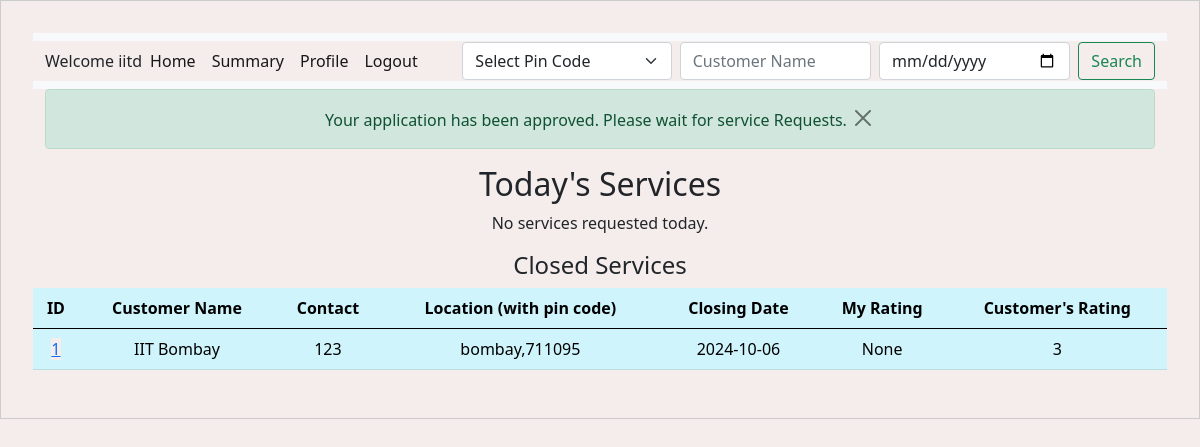
The app's page /professional_dashboard (signed in), older data.
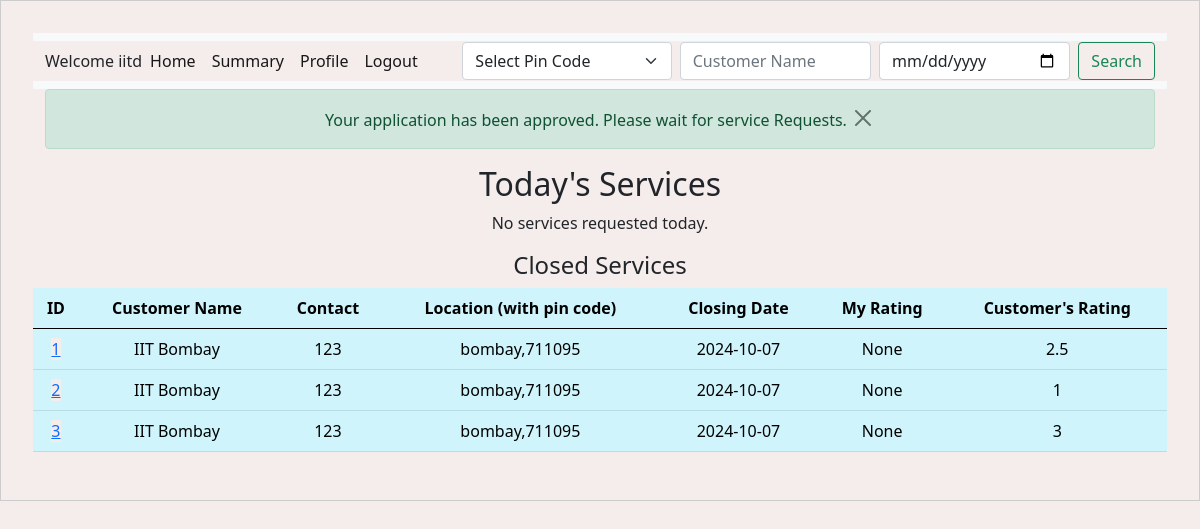
The same page, newer data.
### backend/models.py (models this page shows)
class Service_Professional(db.Model):
    __tablename__ = "service_professional"
    id = db.Column(db.Integer, primary_key=True, autoincrement=True)
    username = db.Column(db.String, unique=True, nullable=False)
    password = db.Column(db.String, nullable=False)
    name = db.Column(db.String, nullable=False)
    service_type = db.Column(
        db.String, nullable=False
    )  # nullable true done for some reason
    experience = db.Column(db.Integer, nullable=False)
    phone_no = db.Column(db.Integer, nullable=False)
    email = db.Column(db.String, unique=True, nullable=False)
    address = db.Column(db.String, nullable=False)
    pin_code = db.Column(db.String, nullable=False)
    verified_status = db.Column(db.String, nullable=True)
    average_rating = db.Column(db.Float, nullable=True)  # New column for average rating
    document = db.Column(db.String, nullable=True)  # Column to store document path
    block_status = db.Column(db.Boolean, default=False)  # Block/unblock status
    custom_services = db.relationship(
        "ProfessionalService",
        back_populates="professional",
        lazy=True,
        cascade="all, delete-orphan",
    )

class Service_Request(db.Model):
    __tablename__ = "service_request"
    id = db.Column(db.Integer, primary_key=True, autoincrement=True)
    service_id = db.Column(db.Integer, db.ForeignKey("service.id"), nullable=False)
    customer_id = db.Column(db.Integer, db.ForeignKey("customer.id"), nullable=False)
    professional_id = db.Column(
        db.Integer, db.ForeignKey("service_professional.id"), nullable=False
    )
    date_of_request = db.Column(db.DateTime, nullable=False, default=datetime.utcnow)
    date_of_completion = db.Column(db.DateTime)
    service_status = db.Column(
        db.String, nullable=False
    )  # e.g., 'requested', 'assigned', 'closed'
    remarks = db.Column(db.String, nullable=True)  # ratings given by customer
    rating = db.Column(db.Integer, nullable=True)  # Added this line for the rating
    customer_rating = db.Column(
        db.Integer, nullable=True
    )  # Rating given by professional
    customer_remarks = db.Column(
        db.String, nullable=True
    )  # Remarks from the professional
    requested_date = db.Column(db.Date)
    requested_time = db.Column(db.Time)
    service = db.relationship(
        "Service",
        backref=db.backref(
            "service_requests",
            lazy=True,
        ),
    )
    customer = db.relationship(
        "Customer", backref=db.backref("service_requests", lazy=True)
    )
    professional = db.relationship(
        "Service_Professional",
        backref=db.backref("service_requests", lazy=True, cascade="all, delete-orphan"),
    )

class Customer(db.Model):
    __tablename__ = "customer"
    id = db.Column(db.Integer, primary_key=True, autoincrement=True)
    username = db.Column(db.String, unique=True, nullable=False)
    password = db.Column(db.String, nullable=False)
    name = db.Column(db.String, nullable=False)
    email = db.Column(db.String, unique=True, nullable=False)
    address = db.Column(db.String, nullable=False)
    pin_code = db.Column(db.String, nullable=False)
    phone_no = db.Column(db.Integer, nullable=False)
    role = db.Column(
        db.Integer, nullable=False, default=1
    )  # 0 for admin, 1 for customer
    average_rating = db.Column(db.Float, nullable=True)  # New column for average rating
    is_blocked = db.Column(
        db.Boolean, default=False
    )  # New column to track block status

### backend/controller.py (the view)
@app.route("/professional_dashboard")
def professional_dashboard():
    if "professional_id" in session:  # Check if professional is logged in
        professional_id = session["professional_id"]
        professional = Service_Professional.query.get(professional_id)
        message = None
        if professional:
            if professional.verified_status is None:
                message = "Your admin verification is under process."
            elif professional.verified_status == "approved":
                service_requests = Service_Request.query.filter_by(
                    professional_id=professional_id
                ).all()
                if not any(
                    req.service_status in ["requested", "ongoing"]
                    for req in service_requests
                ):
                    flash(
                        "Your application has been approved. Please wait for service Requests.",
                        "success",
                    )
            elif professional.verified_status == "rejected":
                message = "Your application has been rejected. Please change your profile info."
            elif professional.block_status:
                message = "You have been blocked by admin and cannot book any services."
        service_requests = (
            Service_Request.query.options(
                joinedload(
                    Service_Request.professional
                )  # Eager load the professional relationship
            )
            .filter_by(professional_id=professional_id)
            .all()
        )
        pin_codes = (
            db.session.query(Customer.pin_code)
            .join(Service_Request)
            .filter(Service_Request.professional_id == professional_id)
            .distinct()
            .all()
        )
        pin_codes = [pin[0] for pin in pin_codes]  # Extracting pin codes from tuples
        today_services = [
            req
            for req in service_requests
            if req.service_status in ["requested", "ongoing"]
        ]
        closed_services = [
            req for req in service_requests if req.service_status == "closed"
        ]
        return render_template(
            "professional_dashboard.html",
            today_services=today_services,
            closed_services=closed_services,
            message=message,  # This will always have a value
            pin_codes=pin_codes,
            professional=session["username"],
        )
    return redirect(url_for("user_login"))  # Redirect if not logged in

### templates/professional_dashboard.html (shortened to what this page needs)
<!DOCTYPE html>
<html lang="en">
<head>
    <link rel="stylesheet" href="/static/style.css" />
    <link href="https://cdn.jsdelivr.net/npm/bootstrap@5.0.2/dist/css/bootstrap.min.css" rel="stylesheet" />
</head>
<body>
    <div id="container">
        <div id="panel">
            <nav class="navbar navbar-expand-lg navbar-light bg-light">
                <div class="container-fluid">
                    <label>Welcome {{ professional }}</label>
                    <div class="collapse navbar-collapse" id="navbarSupportedContent">
                        <ul class="navbar-nav me-auto mb-2 mb-lg-0">
                            <li class="nav-item">
                                <a class="nav-link active" aria-current="page"
                                    href="{{ url_for('professional_dashboard') }}">Home</a>
                            </li>
                            <li class="nav-item">
                                <a class="nav-link active" aria-current="page"
                                    href="{{ url_for('professional_summary') }}">Summary</a>
                            </li>
                            <li class="nav-item">
                                <a class="nav-link active" aria-current="page"
                                    href="{{ url_for('professional_profile') }}">Profile</a>
                            </li>
                            <li class="nav-item">
                                <a class="nav-link active" aria-current="page" href="{{ url_for('logout') }}">Logout</a>
                            </li>
                        </ul>
                        <form class="d-flex" action="{{ url_for('search_customers') }}" method="GET">
                            <select class="form-select me-2" name="pin_code" id="pin_code">
                                <option value="" disabled selected>Select Pin Code</option>
                            </select>
                            <input type="text" class="form-control me-2" placeholder="Customer Name"
                                name="customer_name" />
                            <input type="date" class="form-control me-2" name="date" />
                            <button class="btn btn-outline-success" type="submit">Search</button>
                        </form>
                    </div>
                </div>
            </nav>
            {% with messages = get_flashed_messages(with_categories=true) %}
            {% if messages %}
            <div class="container">
                {% for category, message in messages %}
                <div class="alert alert-{{ category }}">{{ message }}
                    <button type="button" class="btn-close" data-bs-dismiss="alert" aria-label="Close"></button>
                </div>
                {% endfor %}
            </div>
            {% endif %}
            {% endwith %}
            <h2>Today's Services</h2>
            {% if today_services %}
            <table class="table table-info table-hover">
                <thead>
                    <tr>
                        <th>ID</th>
                        <th>Customer Name</th>
                        <th>Contact Phone</th>
                        <th>Location (with pin code)</th>
                        <th>Action</th>
                    </tr>
                </thead>
                <tbody>
                    {% for request in today_services %}
                    <tr>
                        <td><a href="{{ url_for('service_request_customer', request_id=request.id) }}">
                                {{ request.id }}
                            </a></td>
                        <td>{{ request.customer.name }}</td>
                        <td>{{ request.customer.phone_no }}</td>
                        <td>{{ request.customer.address ~ ', ' ~ request.customer.pin_code }}</td>
                        <td>
                            {% if request.service_status == 'ongoing' %}
                            <button class="btn btn-warning btn-sm" data-bs-toggle="modal"
                                data-bs-target="#closeServiceModal" data-id="{{ request.id }}"
                                data-service-name="{{ request.service.name }}"
                                data-customer-name="{{ request.customer.name }}"
                                data-customer-id="{{ request.customer.id }}"
                                data-address="{{ request.customer.address }}">
                                Close it
                            </button>
                            {% elif request.service_status == 'requested' %}
                            <button class="btn btn-success btn-sm" data-bs-toggle="modal"
                                data-bs-target="#acceptRejectModal" data-id="{{ request.id }}"
                                data-service-name="{{ request.service.name }}"
                                data-customer-name="{{ request.customer.name }}"
                                data-customer-id="{{ request.customer.id }}"
                                data-address="{{ request.customer.address }}"
                                data-requested-date="{{ request.requested_date }}"
                                data-requested-time="{{ request.requested_time }}">
                                Accept
                            </button>
                            <button class="btn btn-danger btn-sm" data-bs-toggle="modal"
                                data-bs-target="#acceptRejectModal" data-id="{{ request.id }}"
                                data-service-name="{{ request.service.name }}"
                                data-customer-name="{{ request.customer.name }}"
                                data-customer-id="{{ request.customer.id }}"
                                data-address="{{ request.customer.address }}"
                                data-requested-date="{{ request.requested_date }}"
                                data-requested-time="{{ request.requested_time }}">
                                Reject
                            </button>
                            {% endif %}
                        </td>
                    </tr>
                    {% endfor %}
                </tbody>
            </table>
            {% else %}
            <p>No services requested today.</p>
            {% endif %}
            <h4>Closed Services</h4>
            {% if closed_services %}
            <table class="table table-info table-hover">
                <thead>
                    <tr>
                        <th>ID</th>
                        <th>Customer Name</th>
                        <th>Contact</th>
                        <th>Location (with pin code)</th>
                        <th>Closing Date</th>
                        <th>My Rating</th>
                        <th>Customer's Rating</th>
                    </tr>
                </thead>
                <tbody>
                    {% for closed_service in closed_services %}
                    <tr>
                        <td><a href="{{ url_for('service_request_customer', request_id=closed_service.id) }}">
                                {{ closed_service.id }}
                            </a></td>
                        <td>{{ closed_service.customer.name }}</td>
                        <td>{{ closed_service.customer.phone_no }}</td>
                        <td>{{ closed_service.customer.address ~ ','~ closed_service.customer.pin_code}}</td>
                        <td>{{ closed_service.date_of_completion.strftime('%Y-%m-%d') }}</td>
                        <td>{{ closed_service.rating }}</td>
                        <td>{{ closed_service.customer_rating }}</td>
                    </tr>
                    {% endfor %}
                </tbody>
            </table>
            {% else %}
            <p>No closed services yet.</p>
            {% endif %}
        </div>
    </div>
</body>
</html>

### static/style.css (style rules this page uses)
* { margin: 0; background-color: #f5ecec; }
#panel { width: auto; margin: auto; height: auto; text-align: center; padding: 2vh; border: 0px solid black; border-radius: 10px; }
#container { width: auto; margin: auto; padding: 2vh; border: 1px solid #ccc; }

Row changes from the older to the newer data that the page shows:
changed Service_Request id 1: date_of_completion "2024-10-06" → "2024-10-07"; customer_rating "3" → "2.5"
now on this page (row edited): Service_Request: id "2", customer.name "IIT Bombay", customer.phone_no "123", customer "bombay,711095", date_of_completion "2024-10-07", rating "None", customer_rating "1"
added Service_Request: id "3", customer.name "IIT Bombay", customer.phone_no "123", customer "bombay,711095", date_of_completion "2024-10-07", rating "None", customer_rating "3"
